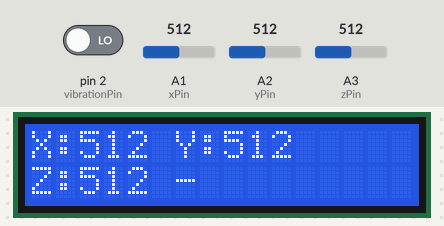
Bench run of a sketch on a simulated Arduino Uno, built with avr-gcc and run on an emulated ATmega328P. Shown: 16×2 character LCD. The test bench sets the inputs (shaded band); at power-on: pin 2 (vibrationPin) LOW, A1 (xPin) = 512, A2 (yPin) = 512, A3 (zPin) = 512.

Above: at 3.2 s.
3.3 s: pin 2 (vibrationPin) driven HIGH
At 4.0 s:
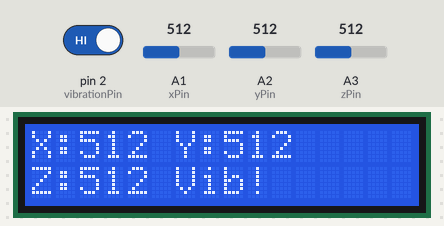
5.1 s: A1 (xPin) set to 716
At 6.4 s:
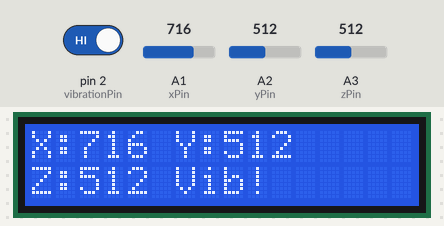
6.7 s: A2 (yPin) set to 716
At 8.0 s:
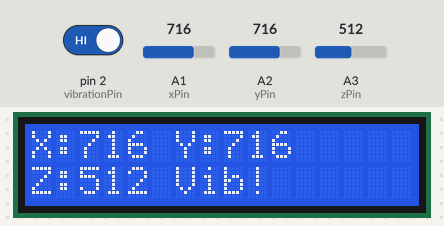
8.3 s: A3 (zPin) set to 716
At 9.5 s:
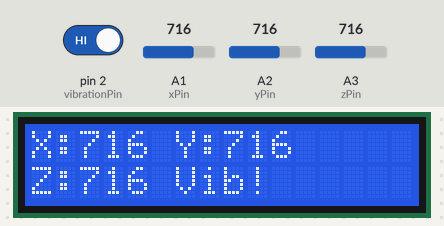
9.8 s: A1 (xPin) set to 900
At 11.1 s:
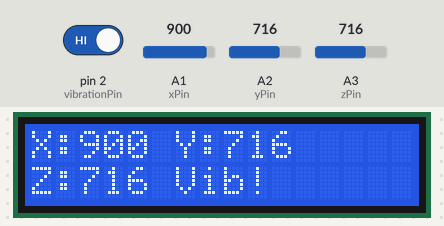
11.4 s: A2 (yPin) set to 900
At 12.5 s:
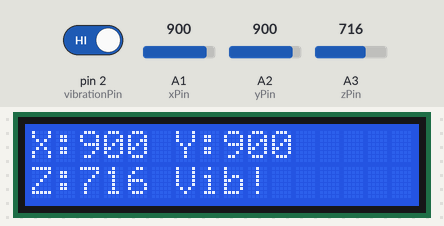
Timing chart, 0 to 14.0 s (numbered marks = the images above; inputs shaded):
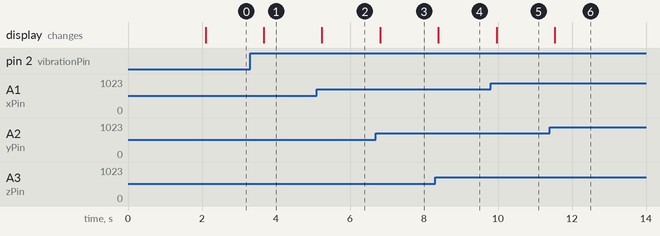

The sketch:

adxl_vib_lcd.ino
```cpp
#include <Wire.h>
#include <LiquidCrystal_I2C.h>

// LCD setup (check I2C address: usually 0x27 or 0x3F)
LiquidCrystal_I2C lcd(0x27, 16, 2);

// ADXL335 pins
const int xPin = A1;
const int yPin = A2;
const int zPin = A3;

// Vibration sensor pin
const int vibrationPin = 2;

void setup() {
  lcd.init();
  lcd.backlight();

  pinMode(vibrationPin, INPUT);

  lcd.setCursor(0, 0);
  lcd.print("System Ready");
  delay(2000);
}

void loop() {
  // Read accelerometer
  int xVal = analogRead(xPin);
  int yVal = analogRead(yPin);
  int zVal = analogRead(zPin);

  // Read vibration sensor
  int vibrationState = digitalRead(vibrationPin);

  lcd.clear();
  lcd.setCursor(0, 0);
  lcd.print("X:");
  lcd.print(xVal);
  lcd.print(" Y:");
  lcd.print(yVal);

  lcd.setCursor(0, 1);
  lcd.print("Z:");
  lcd.print(zVal);

  // Show vibration status
  if (vibrationState == HIGH) {
    lcd.print(" Vib!");
  } else {
    lcd.print(" -");
  }

  delay(500);
}
```

Measured:
- after the input at 3.3 s, the display: changes after 0.37 s (image 1)
- after the input at 5.1 s, the display: changes after 0.14 s (image 2)
- after the input at 6.7 s, the display: changes after 0.11 s (image 3)
- after the input at 8.3 s, the display: changes after 0.09 s (image 4)
- after the input at 9.8 s, the display: changes after 0.16 s (image 5)
- after the input at 11.4 s, the display: changes after 0.14 s (image 6)
